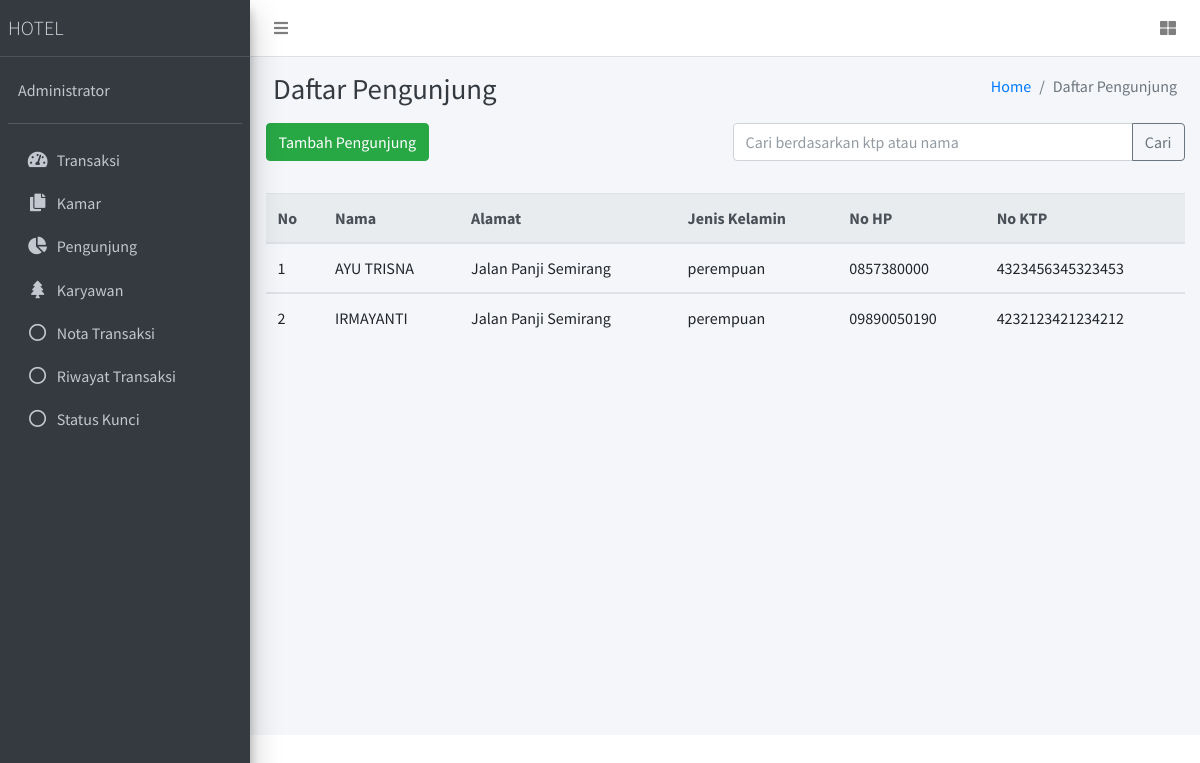
Before: /pengunjung with the older database file.
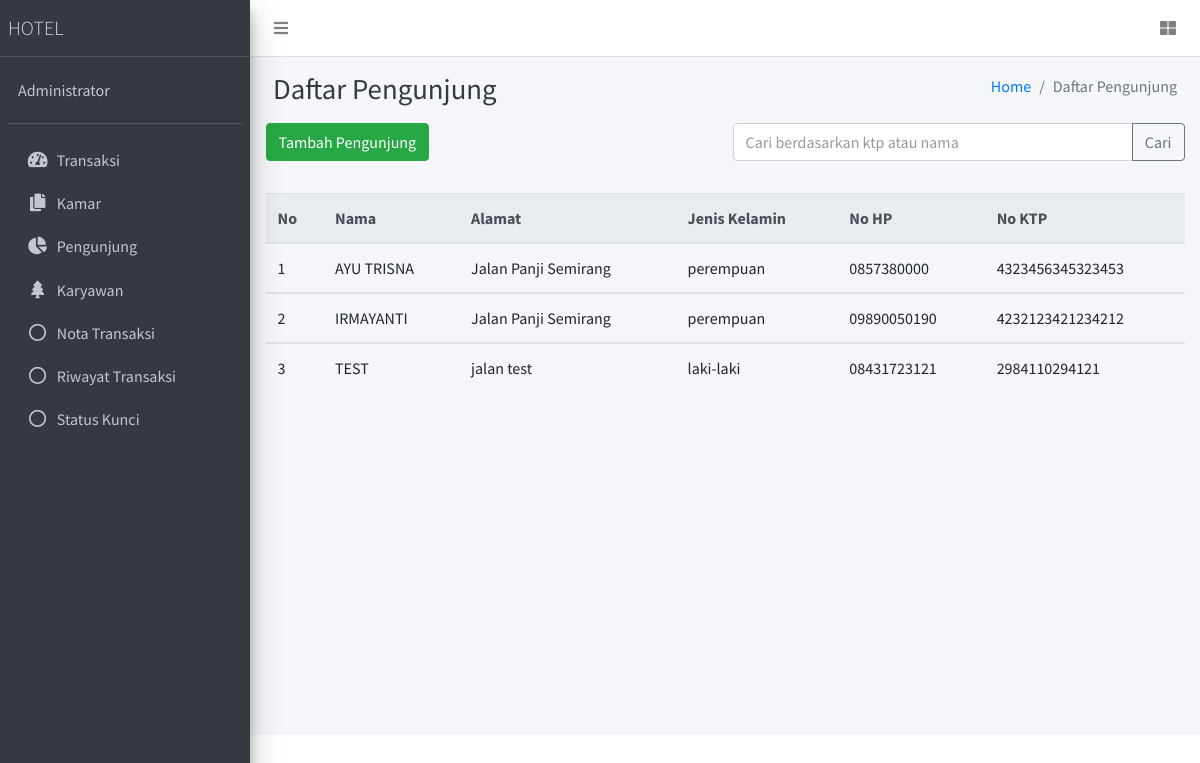
After: the same page with the newer database file.
### tables this page shows
CREATE TABLE `pengunjung` (
  `id_pengunjung` int(10) NOT NULL,
  `nama` varchar(30) NOT NULL,
  `alamat` varchar(20) NOT NULL,
  `jk` enum('perempuan','laki-laki') NOT NULL,
  `no_hp` varchar(20) NOT NULL,
  `no_ktp` bigint(16) NOT NULL
);

### app/core/Controller.php (called while the page is built, shortened)
<?php
class Controller
{
    public function view($view, $data = [])
    {
        require_once 'app/views/' . $view . '.php';
    }
    public function model($model)
    {
        return new $model;
    }
}

### app/controllers/Pengunjung.php (called while the page is built, shortened)
<?php
class Pengunjung extends Controller
{
    public function index()
    {
        if (!$_POST || $_POST['keyword'] == "") {
            $data['pengunjung'] = $this->model('Pengunjung_model')->selectAll();
        } else {
            $data['pengunjung'] = $this->model('Pengunjung_model')->cariBerdasarkanKeyword($_POST);
        }
        $data['judul'] = "Daftar Pengunjung";
        $this->view('pengunjung/index', $data);
    }
}

### app/core/App.php (called while the page is built, shortened)
<?php
class App
{
    protected $controller = 'transaksi',
        $method = 'index',
        $params = [];
    public function __construct()
    {
        $this->controller = new $this->controller;
        call_user_func_array([$this->controller, $this->method], $this->params);
    }
}

### index.php (called while the page is built, shortened)
<?php
$app = new App;

### app/core/Database.php (called while the page is built, shortened)
<?php
class Database
{
    private $host = DB_HOST;
    private $user = DB_USER;
    private $pass = DB_PASS;
    private $db_name = DB_NAME;
    private $dbh;
    private $stmt;
    public function __construct()
    {
        $dsn = 'mysql:host=' . $this->host . ';dbname=' . $this->db_name;
        $option = [
            PDO::ATTR_PERSISTENT => true,
            PDO::ATTR_ERRMODE => PDO::ERRMODE_EXCEPTION
        ];
        try {
            $this->dbh = new PDO($dsn, $this->user, $this->pass, $option);
        } catch (PDOException $e) {
            die($e->getMessage());
        }
    }
    public function query($query)
    {
        $this->stmt = $this->dbh->prepare($query);
    }
    public function execute()
    {
        $this->stmt->execute();
    }
    public function resultSet()
    {
        $this->execute();
        return $this->stmt->fetchAll(PDO::FETCH_ASSOC);
    }
}

### app/models/Pengunjung_model.php (called while the page is built, shortened)
<?php
class Pengunjung_model
{
    private $db;
    public function __construct()
    {
        $this->db = new Database;
    }
    public function selectAll()
    {
        $this->db->query("SELECT id_pengunjung, UPPER(nama) as nama, alamat, jk, no_hp, no_ktp FROM pengunjung");
        return $this->db->resultSet();
    }
}

### app/views/pengunjung/index.php (the view, shortened to what this page needs)
<div class="content-header">
    <div class="container" id="flasher">
<div class="container-fluid">
    <div class="row mb-2">
        <div class="col-sm-6">
            <h1 class="m-0 text-dark">Daftar Pengunjung</h1>
        </div>
        <div class="col-sm-6">
            <ol class="breadcrumb float-sm-right">
                <li class="breadcrumb-item"><a href="<?= BASEURL ?>">Home</a></li>
                <li class="breadcrumb-item active">Daftar Pengunjung</li>
            </ol>
        </div>
    </div>
</div>
</div>
<div class="container mb-3 mt-3">
    <div class="row">
        <div class="col">
            <form method="POST">
                <button type="button" class="btn btn-success " data-toggle="modal" data-target="#exampleModal">
                    Tambah Pengunjung
                </button>
            </form>
        </div>
        <div class="col">
            <form action="<?= BASEURL ?>pengunjung" method="POST">
                <div class="input-group mb-3">
                    <input type="text" class="form-control" autocomplete='off' name="keyword" placeholder="Cari berdasarkan ktp atau nama" aria-label="Recipient's username" aria-describedby="basic-addon2">
                    <div class="input-group-append">
                        <button class="btn btn-outline-secondary" type="submit">Cari</button>
                    </div>
                </div>
            </form>
        </div>
    </div>
</div>
<div class="container">
    <table class="table">
        <thead class="thead-light">
            <tr>
                <th>No</th>
                <th>Nama </th>
                <th>Alamat</th>
                <th>Jenis Kelamin</th>
                <th>No HP</th>
                <th>No KTP</th>
            </tr>
        </thead>
        <?php $no = 1; ?>
        <?php foreach ($data['pengunjung'] as $pengunjung) : ?>
            <tbody>
                <tr>
                    <td> <?= $no ?></td>
                    <td><?= $pengunjung['nama'] ?></td>
                    <td id='hp<?= $pengunjung['no_ktp'] ?>'><?= $pengunjung['alamat'] ?></td>
                    <td><?= $pengunjung['jk'] ?></td>
                    <td id='hp<?= $pengunjung['no_ktp'] ?>'><?= $pengunjung['no_hp'] ?></td>
                    <td><?= $pengunjung['no_ktp'] ?></td>
                </tr>
                <?php $no += 1; ?>
            </tbody>
        <?php endforeach; ?>
    </table>
</div>

Changed rows visible on the page:
added pengunjung: nama "TEST", alamat "jalan test", jk "laki-laki", no_hp "08431723121", no_ktp "2984110294121"
